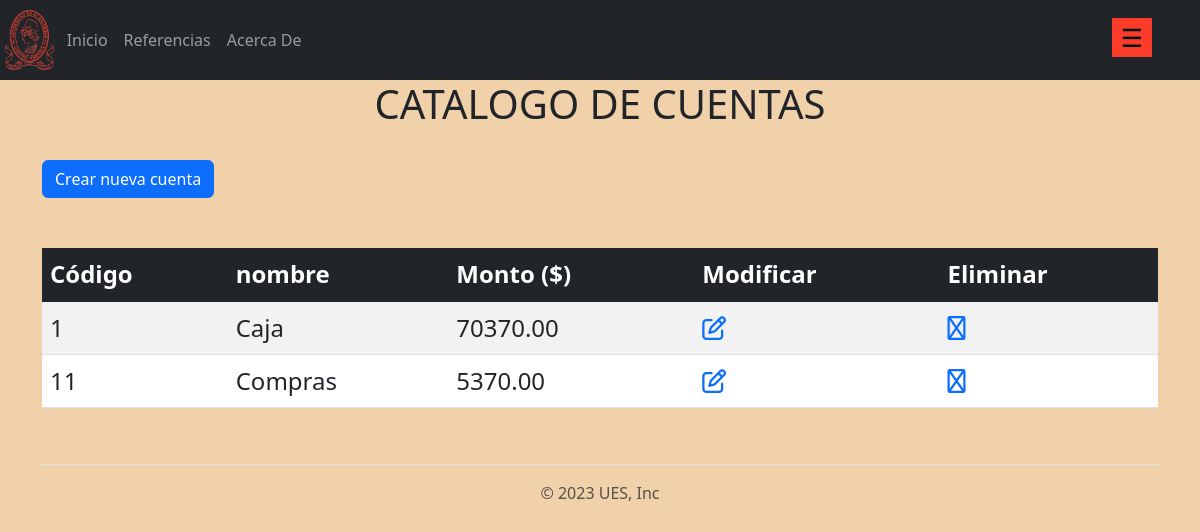
/cuenta/cuenta, run on an earlier commit of the app's database.
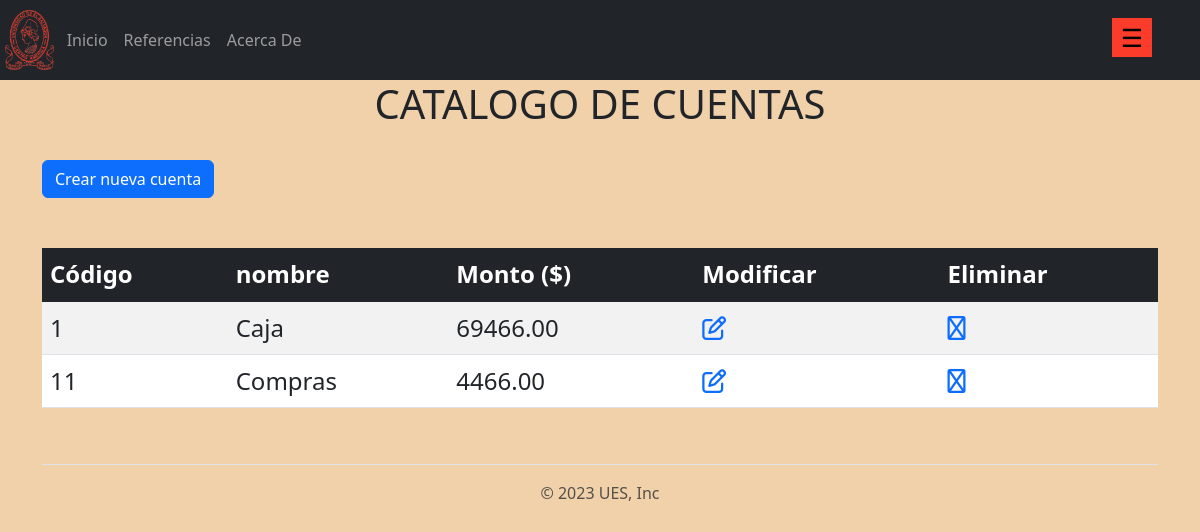
And on a later commit of the database.
### aplicaciones/cuenta/models.py (models this page shows, shortened)
class cuenta(models.Model):
    codigo = models.CharField(max_length=10)
    nombre = models.CharField(max_length=50)
    monto = models.DecimalField(max_digits=10, decimal_places=2)

### aplicaciones/cuenta/views.py (the view)
# urls.py: path('cuenta/cuenta', views.cuentas, name='cuenta'),
def cuentas(request):
    catalogo = cuenta.objects.all().order_by('id')
    return render(request, 'cuenta/cuenta.html',{
        'catalogo':catalogo
    })

### templates/cuenta/cuenta.html (shortened to what this page needs)
{% extends 'layout/base.html' %}
{% load static %}
{% block content %}
    <h1>CATALOGO DE CUENTAS</h1><br>
    <a href="{% url 'crear' %}">
        <button style="margin-bottom: 50px;" type="button" class="btn btn-primary">Crear nueva cuenta</button>
    </a>
    <table class="table table-striped" style="font-size: x-large;">
        <thead class="table-dark">
            <tr>
                <th>Código</th>
                <th>nombre</th>
                <th>Monto ($)</th>
                <th>Modificar</th>
                <th>Eliminar</th>
            </tr>
        </thead>
        <tbody class="table-group-divider">
            {% for e in catalogo %}
                <tr>
                    <td> {{ e.codigo }}</td>
                    <td> {{ e.nombre }}</td>
                    <td> {{ e.monto }}</td>
                    <td> <a href="{% url 'modificar' e.id %}">
                        <i class="fa-regular fa-pen-to-square"></i>
                    </a></td>
                    <td><a href="{% url 'eliminar' e.id %}">
                        <i class="fa-regular fa-trash"></i></td>
                </tr>
                    {% endfor %}
        </tbody>
    </table>
{% endblock content %}

What changed in the data, as far as the page shows it:
changed cuenta "Caja": monto "70370.00" → "69466.00"
changed cuenta "Compras": monto "5370.00" → "4466.00"
